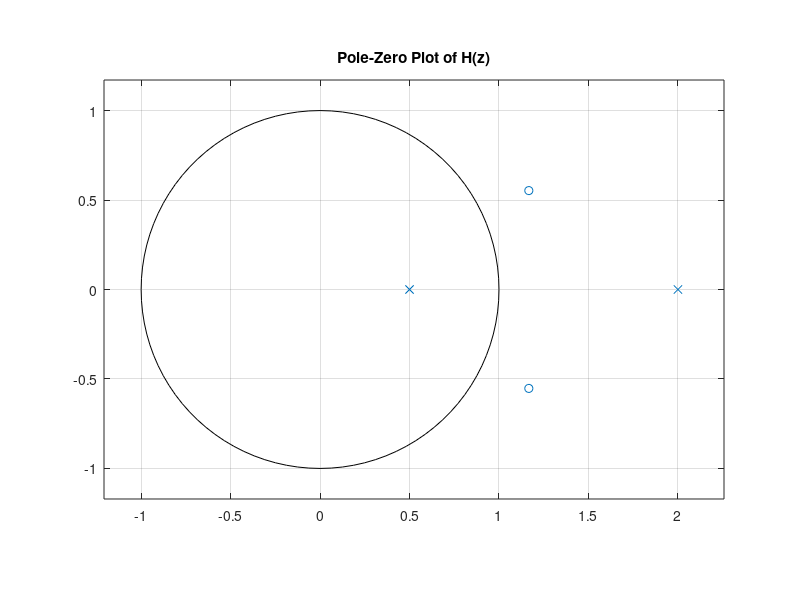
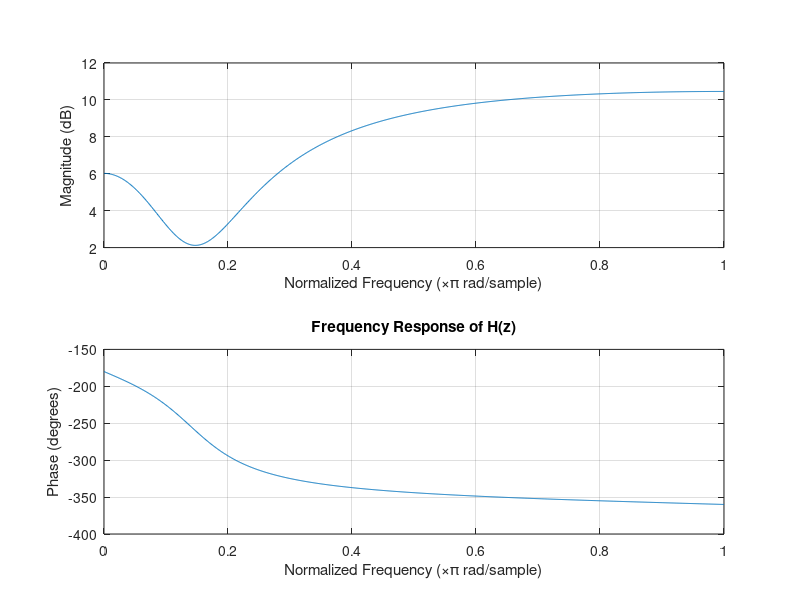

MATLAB code to generate these figures, in order:
clc;
clear;
close all;

%% Question 1(c)
% H(z) = (3 - 7z^-1 + 5z^-2) / (1 - 2.5z^-1 + z^-2)

num = [3 -7 5];
den = [1 -2.5 1];

%% ----------------------------------------
%% Pole-Zero Pattern in the Z-Plane
%% ----------------------------------------

figure;
zplane(num, den);
grid on;

title('Pole-Zero Plot of H(z)');

%% ----------------------------------------
%% Frequency Response of the System
%% ----------------------------------------

figure;
freqz(num, den, 1024);

title('Frequency Response of H(z)');
